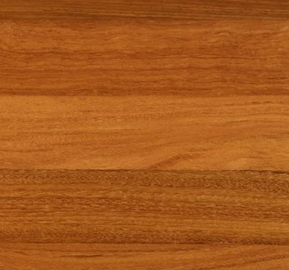
#> input picture Image Processing/Input/TH7/test1.bmp, 289 x 270 px, found by its file name
$ python LBP_test.py
#> lines starting #> are read from the running program, lines starting #| are printed output that depends on the picture
import cv2
import numpy as np
from matplotlib import pyplot as plt


def get_pixel(img, center, x, y):
    new_value = 0
    try:
        if img[x][y] >= center:
            new_value = 1
    except:
        pass
    return new_value


def lbp_calculated_pixel(img, x, y):
    """

     64 | 128 |   1
    ----------------
     32 |   0 |   2
    ----------------
     16 |   8 |   4

    """
    center = img[x][y]
    val_ar = []
    val_ar.append(get_pixel(img, center, x - 1, y + 1))  # top_right
    val_ar.append(get_pixel(img, center, x, y + 1))  # right
    val_ar.append(get_pixel(img, center, x + 1, y + 1))  # bottom_right
    val_ar.append(get_pixel(img, center, x + 1, y))  # bottom
    val_ar.append(get_pixel(img, center, x + 1, y - 1))  # bottom_left
    val_ar.append(get_pixel(img, center, x, y - 1))  # left
    val_ar.append(get_pixel(img, center, x - 1, y - 1))  # top_left
    val_ar.append(get_pixel(img, center, x - 1, y))  # top

    power_val = [1, 2, 4, 8, 16, 32, 64, 128]
    val = 0
    for i in range(len(val_ar)):
        val += val_ar[i] * power_val[i]
    return val


def show_output(output_list):
    output_list_len = len(output_list)
    figure = plt.figure()
    for i in range(output_list_len):
        current_dict = output_list[i]
        current_img = current_dict["img"]
        current_xlabel = current_dict["xlabel"]
        current_ylabel = current_dict["ylabel"]
        current_xtick = current_dict["xtick"]
        current_ytick = current_dict["ytick"]
        current_title = current_dict["title"]
        current_type = current_dict["type"]
        current_plot = figure.add_subplot(1, output_list_len, i + 1)
        if current_type == "gray":
            current_plot.imshow(current_img, cmap=plt.get_cmap("gray"))
            current_plot.set_title(current_title)
            current_plot.set_xticks(current_xtick)
            current_plot.set_yticks(current_ytick)
            current_plot.set_xlabel(current_xlabel)
            current_plot.set_ylabel(current_ylabel)
        elif current_type == "histogram":
            current_plot.plot(current_img, color="black")
            current_plot.set_xlim([0, 260])
            current_plot.set_title(current_title)
            current_plot.set_xlabel(current_xlabel)
            current_plot.set_ylabel(current_ylabel)
            ytick_list = [int(i) for i in current_plot.get_yticks()]
            current_plot.set_yticklabels(ytick_list, rotation=90)

    plt.show()


def main():
    image_file = "/home/kritiqual/Projects/Study/Image Processing/Input/TH7/test1.bmp"
    img_bgr = cv2.imread(image_file)
#> img_bgr is the input picture: shape (270, 289, 3); mean B, G, R 28.7, 88.9, 165.8
    height, width, channel = img_bgr.shape
#> height = 270; width = 289; channel = 3
    img_gray = cv2.cvtColor(img_bgr, cv2.COLOR_BGR2GRAY)
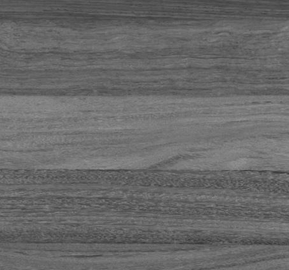
#> img_gray: shape (270, 289); min 55, max 147, mean 105.1

    img_lbp = np.zeros((height, width, 3), np.uint8)
    for i in range(0, height):
        for j in range(0, width):
            img_lbp[i, j] = lbp_calculated_pixel(img_gray, i, j)
#> this loop made 270 passes
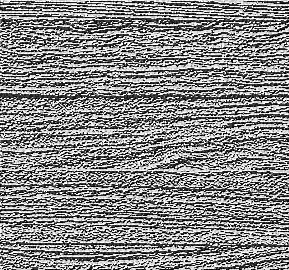
#> img_lbp: shape (270, 289, 3); min 0, max 255, mean 135.2
    hist_lbp = cv2.calcHist([img_lbp], [0], None, [256], [0, 256])
    output_list = []
    output_list.append(
        {
            "img": img_gray,
            "xlabel": "",
            "ylabel": "",
            "xtick": [],
            "ytick": [],
            "title": "Gray Image",
            "type": "gray",
        }
    )
    output_list.append(
        {
            "img": img_lbp,
            "xlabel": "",
            "ylabel": "",
            "xtick": [],
            "ytick": [],
            "title": "LBP Image",
            "type": "gray",
        }
    )
    output_list.append(
        {
            "img": hist_lbp,
            "xlabel": "Bins",
            "ylabel": "Number of pixels",
            "xtick": None,
            "ytick": None,
            "title": "Histogram(LBP)",
            "type": "histogram",
        }
    )

    show_output(output_list)
#> in show_output, `plt.show()`:
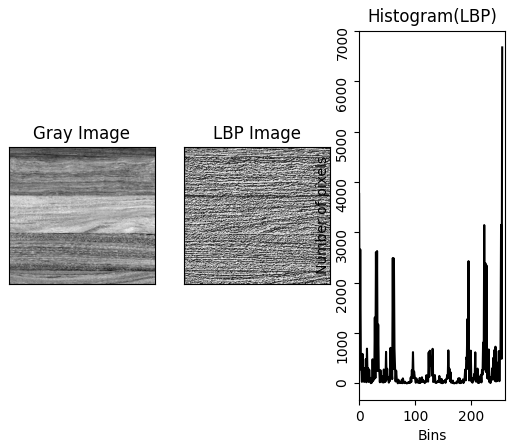
#> figure drawn by matplotlib, 3 panels; panel 3: curve peaks at x = 255, y = 6674

    cv2.waitKey(0)
    cv2.destroyAllWindows()
    print("LBP Program is finished")


if __name__ == "__main__":
    main()
